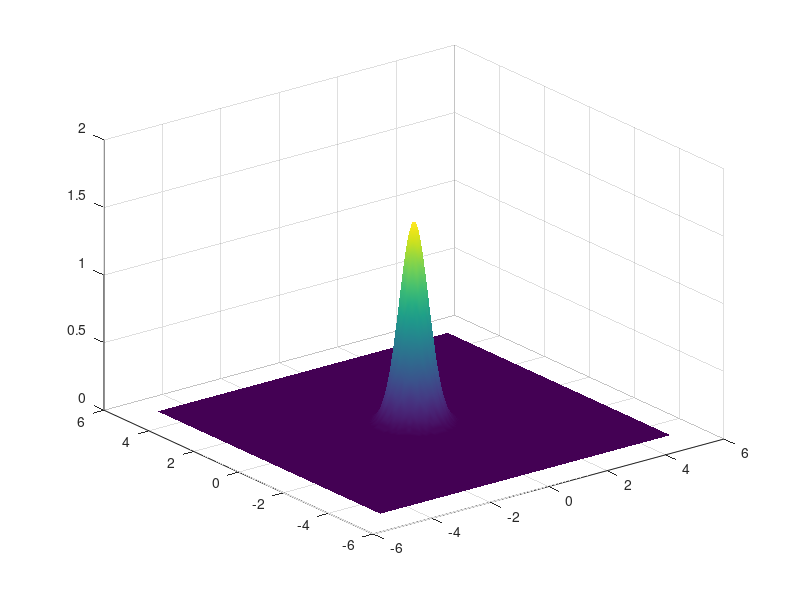

Write MATLAB code to recreate this figure. (Note: this script raises an error after producing the figure.)
% Semi-implicit scheme of Casulli for the 2D shallow water equations with wetting and drying
clear;
% close all;

global g gamma Nx Ny dx dy dt;

%  physical parameters
xL =-5; xR = 5; 
yL =-5; yR = 5;
g = 9.81;       % acceleration due to gravity
gamma = 0;   % bottom friction coefficient

% method parameters
Nx = 128;
Ny = Nx;
dx = (xR-xL)/Nx;
dy = (yR-yL)/Ny;

x  = linspace(xL,xR,Nx+1); % face x-coordinates of the cells
y  = linspace(yL,yR,Ny+1); % face y-coordinates of the cells
xb = 0.5*(x(2:end) + x(1:end-1)); % cell bary-centers in x 
yb = 0.5*(x(2:end) + y(1:end-1)); % cell bary-centers in y

% time parameters
t   = 0;
dt  = 0.1;
CFL = 0.9;    % Courant-Friedrichs-Levi number <= 1

% initial conditions
[Xb,Yb] = meshgrid(xb,yb);
[X ,Y ] = meshgrid(x ,y );
% *** test #1: Smoothe wave (test 5.2 from Dumbser&Casulli, DOI:10.1016/j.amc.2013.02.041)
% tend = 0.15;
% dt0  = 0.002;
% etab  = 1 + exp(-0.5*( (Xb-0).^2 + (Yb-0).^2 )/0.1^2); % free surface elevation measured from the rest level
% bathb = zeros(Nx,Ny);

% *** test #2: Smooth wave with wetting/drying
% dt0 = 0.01;
% tend = 10;
% etab  = 0.01 + exp(-( (Xb-0).^2 + (Yb-0).^2 )/(2*0.1^2)); % free surface elevation measured from the rest level
% bathb = zeros(Nx,Ny);

% *** test #3: 1D dam break over a bottom with a step
% tend = 1;
% dt0  = 0.01;
% etal = 1.0;
% etar = 0.5;
% bl   = 0.2;
% br   = 0;
% etab = 0.5*(etal + etar) + 0.5*(etar - etal)*erf(Xb'/0.1);
% bathb= 0.5*(bl   + br  ) + 0.5*(br   - bl  )*erf(Xb'/0.1);

% *** test #4: Two-dimensional cylindrical dambreak over a bottom step
% tend = 0.2;
% dt0=2e-3;
% r0   = 1;
% etal = 1.0;
% etar = 0.5;
% bl   = 0.2;
% br   = 0;
% etab = 0.5*(etal + etar) + 0.5*(etar - etal)*erf((sqrt(Xb.^2+Yb.^2) - r0)/0.1);
% bathb= 0.5*(bl   + br  ) + 0.5*(br   - bl  )*erf((sqrt(Xb.^2+Yb.^2) - r0)/0.1);

% *** test #5: Splash in a paraboloid 
dt0  = 0.01;
tend = 10;
etab = 0.01 + 1.5*exp(-( (Xb-0).^2 + (Yb-0).^2 )/(2*0.4^2));%0.1*Xb';
bathb= -1 + 0.1*Xb'.^2 + 0.1*Yb'.^2;

u = zeros(Nx+1,Ny); % x-velocity at the cell faces
v = zeros(Nx,Ny+1); % y-velocity at the cell faces 

% plot initial conditions
surf(xb,yb,etab','EdgeColor','none','FaceColor','interp');
% axis equal;

% t loop
Nt = 100000000;
for n = 1:Nt
    umax = max(max(abs(u)));
    vmax = max(max(abs(v)));
    dt = CFL/( umax/dx + vmax/dy );         % time step restriction of FTCS
    dt = min(dt0,dt)
    if(t + dt > tend)
        dt = tend - t;
    end
    if(t >= tend)
        break
    end

    %
    Hb = max(0,etab - bathb); % total water depth in the cell centers
    [Hmx,Hpx,Hmy,Hpy,rhsb,Hx,Hy] = LinearPartCoef(Hb,u,v); 

    % Explicit subsystem (velocity convection)
    [u,v] = MomentumConvection(u,v);
    [u,v] = VelocityFilter(u,v,Hb);
  
    % Newton-type iterations
    kMax = 100;
    for k = 1:kMax
        % determine the wet cells
        Hb = max(0,etab - bathb);
        wet = Hb > 0;
        Teta = Hb + MatVecProd(etab,bathb,Hmx,Hpx,Hmy,Hpy,wet);
        residual = Teta - rhsb;
        res_norm = norm(residual);
        if(max(max(abs(residual)))<1e-10)
            break
        end
        [deta,CGk,CGerr] = CGSolver(residual,bathb,Hmx,Hpx,Hmy,Hpy,wet);
        etab = etab - deta;
    end
    % update the velocity
    [u,v] = VelocityUpdate(u,v,etab,Hx,Hy);

    t = t + dt;
    
    %% Postprocessing and plotting
    epsPlot = 1e-2;
    etabPlot = etab;
    etabPlot(Hb<epsPlot)=NaN;
    ub = 0.5*(u(1:end-1,:) + u(2:end,:));
    vb = 0.5*(v(:,1:end-1) + v(:,2:end));
    uvb = sqrt(ub.^2 + vb.^2);
    uvb(Hb<epsPlot)=NaN;

    subplot(2,1,1)
    sb = surf(xb,yb,bathb','EdgeColor','none','FaceColor','flat');
    alpha 0.25;
    hold on
    surf(xb,yb,(etabPlot)','FaceColor','interp','EdgeColor','none');%'EdgeColor','none',
    camlight;
    axis([xL xR yL yR -1 1.5])
    clim([min(min(etab)) max(max(etab))])
    xlabel('x')
    ylabel('y')
    hold off
    frame(n) = getframe;

%     view([0 90])
    subplot(2,1,2)
    plot(xb,etabPlot(:,Ny/2),'o')
    hold on
    plot(xb,bathb(:,Ny/2),'r')
    title(strcat('t = ',num2str(t),',   dt = ',num2str(dt)))
    hold off
    pause(0.001)
end
